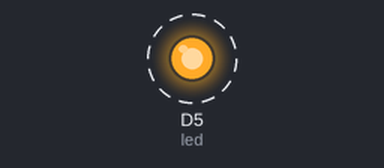
The sketch below on a simulated ESP8266 (NodeMCU). Shown: output pins drawn as LEDs (lit = HIGH). Dashed ring = blinking. What the sketch prints to the serial monitor is not drawn.

Above: at 0.5 s.
Timing chart, 0 to 4.6 s (numbered marks = the images above):
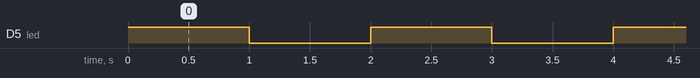

Measured:
- by itself, D5 (led): alternates HIGH for 1.0 s and LOW for 1.0 s

The sketch:

dk0040_ledDurumunuYaz.ino
```cpp
/*
  dk0040 — LED durumunu Seri Monitör'e yaz
  Malzeme: Deneyap Mini v2, Type-C USB kablosu, 1 LED, 1 adet 220 ohm direnç,
    breadboard, 2 jumper kablo
  Devre: LED uzun bacak (+) -> D5
         LED kısa bacak (-) -> 220 ohm direnç -> GND

  Şimdilik kara kutu:
    void                    -> Kod bölümünün sonunda değer döndürülmediğini belirtir;
                               fonksiyon konusunda tam açılacak.
    OUTPUT                  -> Pinin dışarıya elektrik göndereceğini belirtir;
                               buton dersinde INPUT ile birlikte tam açılacak.
    Serial ve noktalı yazım -> Kartın bilgisayara yazı gönderen hazır aracını kullanır;
                               noktalı yazım fonksiyon konusunda tam açılacak.

  kaynak: ak0110_ledDurumunuYaz
*/

// --- KAVRAM ---
// Kart çalışırken bilgisayara yazı gönderebilir; gönderilen yazıları Seri Monitör gösterir.
// 115200, kart ile Seri Monitör'ün ortak konuşma hızıdır; iki tarafta da aynı olmalıdır.
// Serial.println, tırnak içindeki yazıyı gönderir ve sonraki yazı için yeni satıra geçer.
const int led = D5;

void setup() {
  pinMode(led, OUTPUT);
  Serial.begin(115200);
}

void loop() {
  digitalWrite(led, HIGH);
  Serial.println("YANDI");
  delay(1000);

  digitalWrite(led, LOW);
  Serial.println("SONDU");
  delay(1000);
}

// --- SEN YAP ---
// 1) LED'i 2 saniye yanık, yarım saniye sönük bırak.
// 2) YANDI ve SONDU yerine kendi iki kısa durum mesajını yazdır.
// 3) Mesaj satırlarından birini ilgili digitalWrite satırının altından başka yere taşı;
//    ışıkla yazının zamanlamasını gözlemle, sonra satırı eski yerine getir.
```
